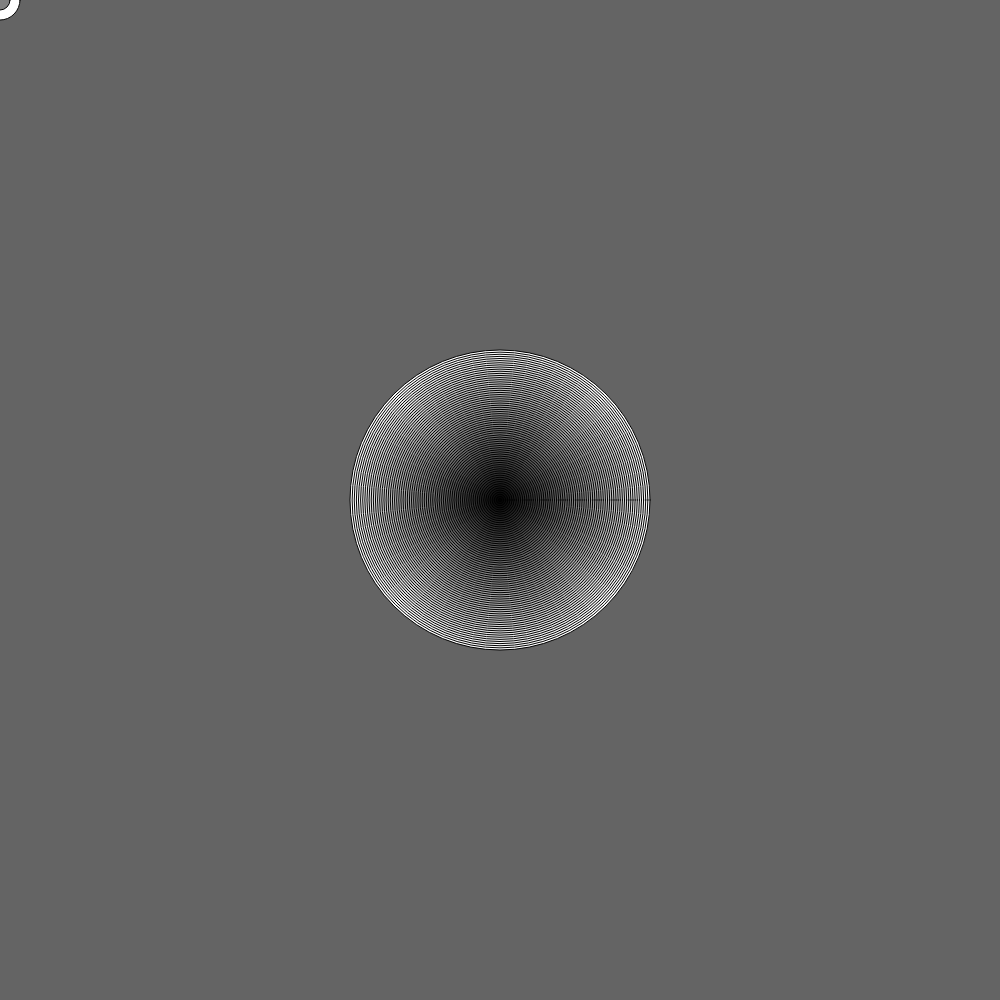
Frame 1 (no input)
Frame 60 (no input): identical to frame 1, image omitted
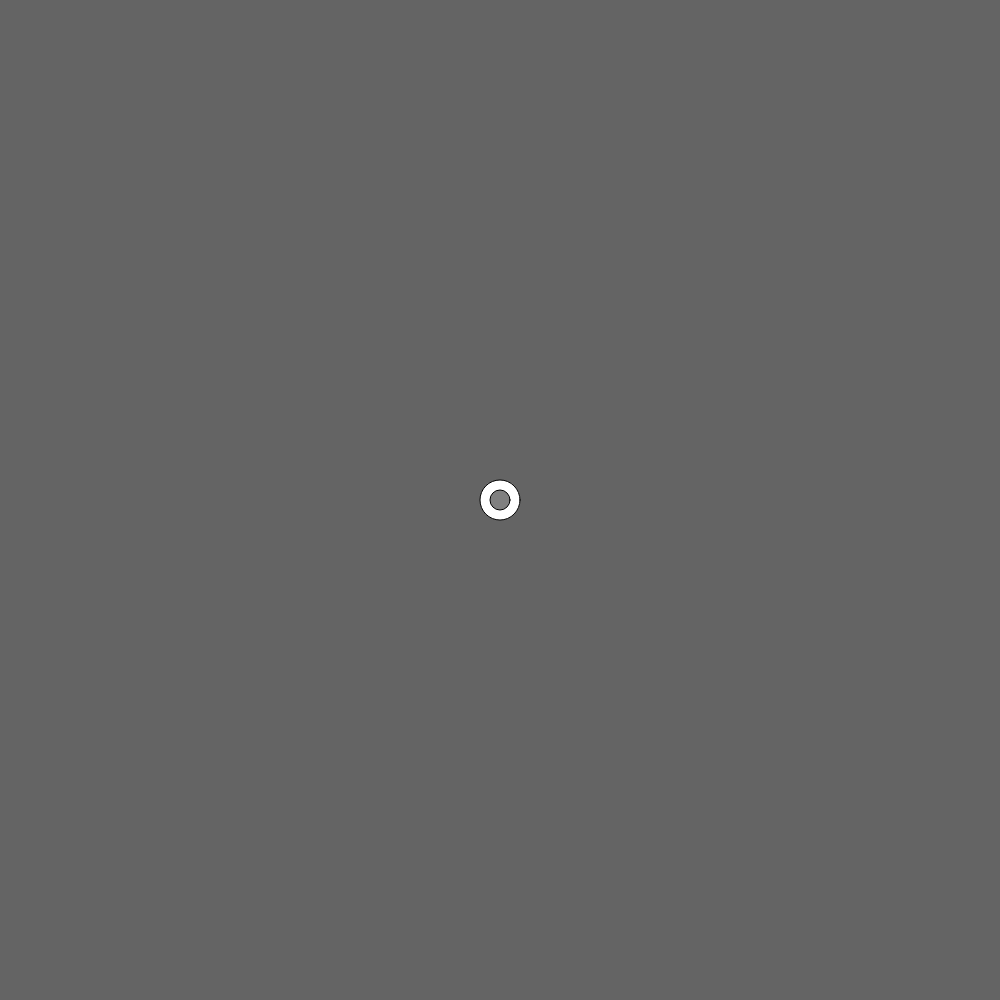
Frame 120 (the mouse pressed at the canvas centre since frame 60)

The p5.js sketch that drew these frames (run headless with seeded random() and noise() and a simulated clock; from frame 60 on, the mouse is pressed at the canvas centre):

// p5.js sketch
// ── sketch.js
function setup() {
  createCanvas(1000, 1000);
}

function draw() {
  background(100);

  var x1 = 500;
  var y1 = 500;
  var x2 = mouseX;
  var y2 = mouseY;

  var targetDist = distance(x1, y1, x2, y2);

  drawTarget(x1, y1, 300, targetDist / 10);
  drawTarget(x2, y2, 40, 2);
}

function distance(xpos1, ypos1, xpos2, ypos2) {
  var dx = xpos1 - xpos2
  var dy = ypos1 - ypos2
  var dist = Math.sqrt(dx*dx + dy*dy);
  return dist;
}

function drawTarget(x, y, size, numOfCircles) {
  var circleSize = size;
  for (var i = 0; i < numOfCircles; i++) {
    var step = (numOfCircles-i)/numOfCircles;
    fill(255 * step);
    var size = circleSize * step;
    ellipse(x, y, size, size);
  }
}
